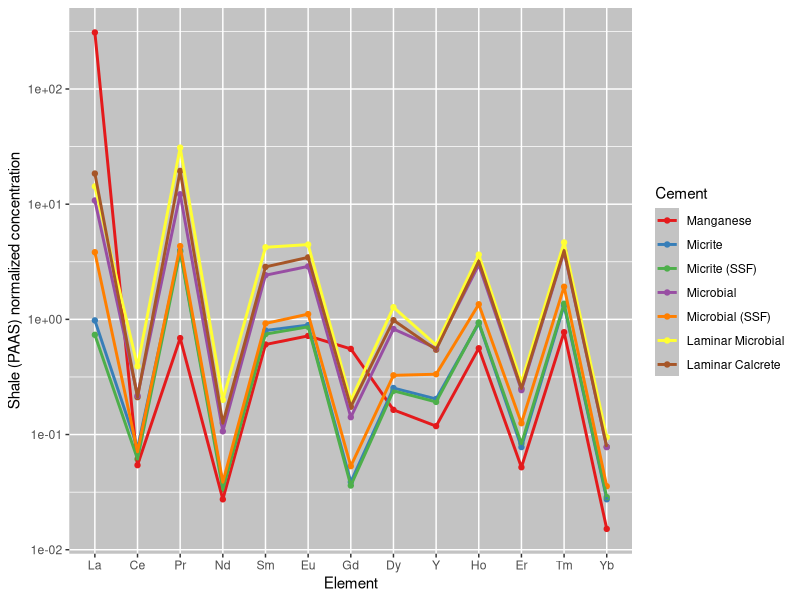
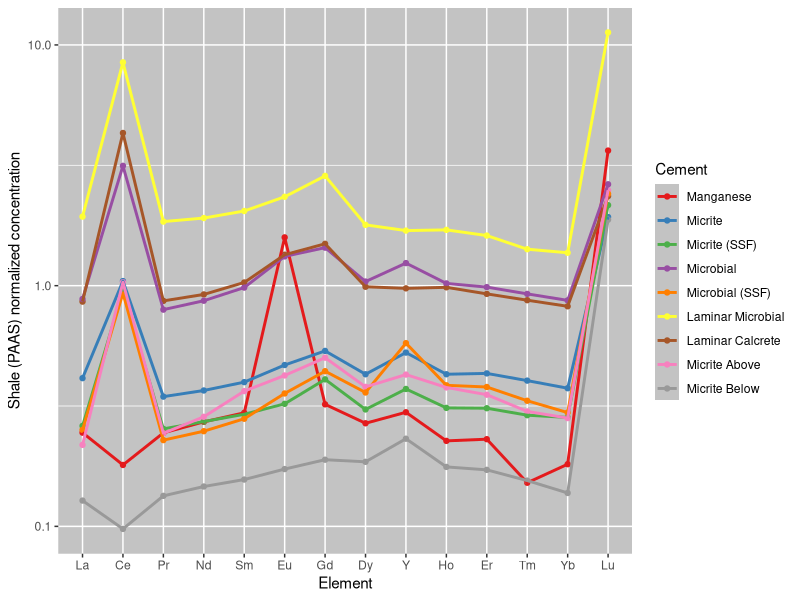
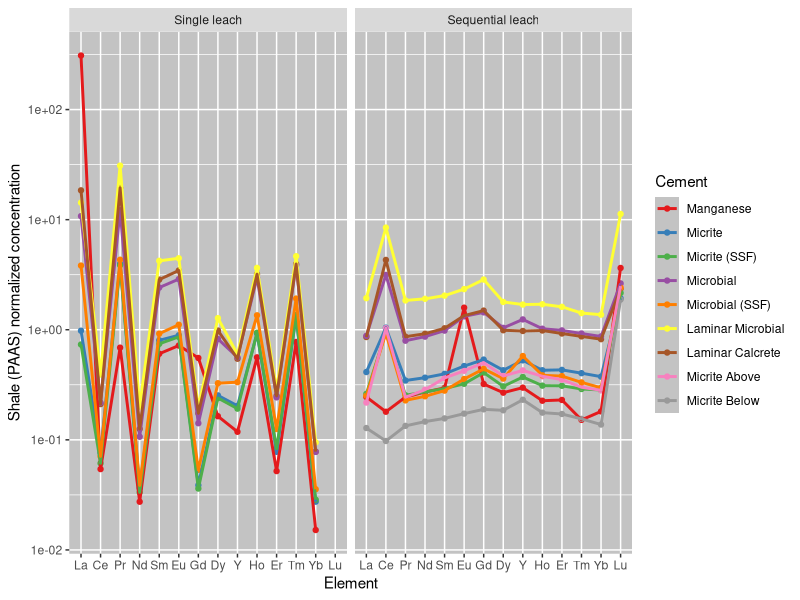
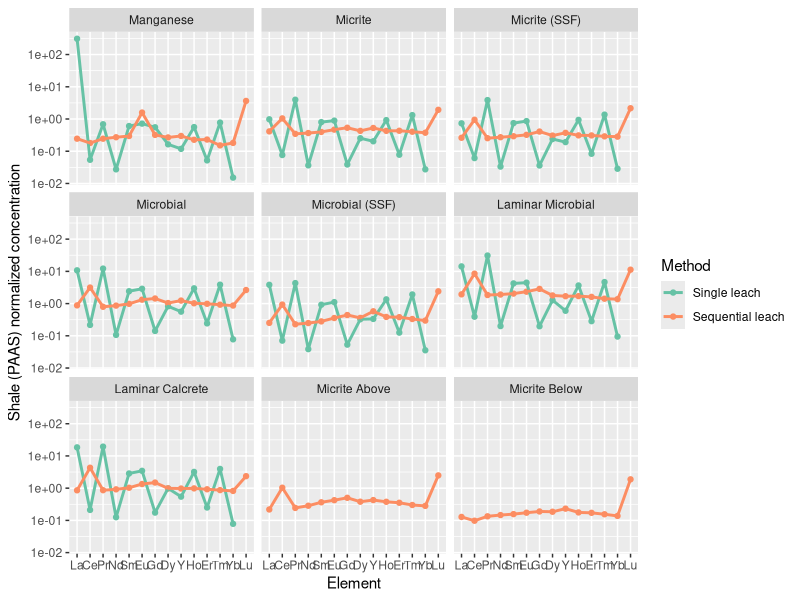
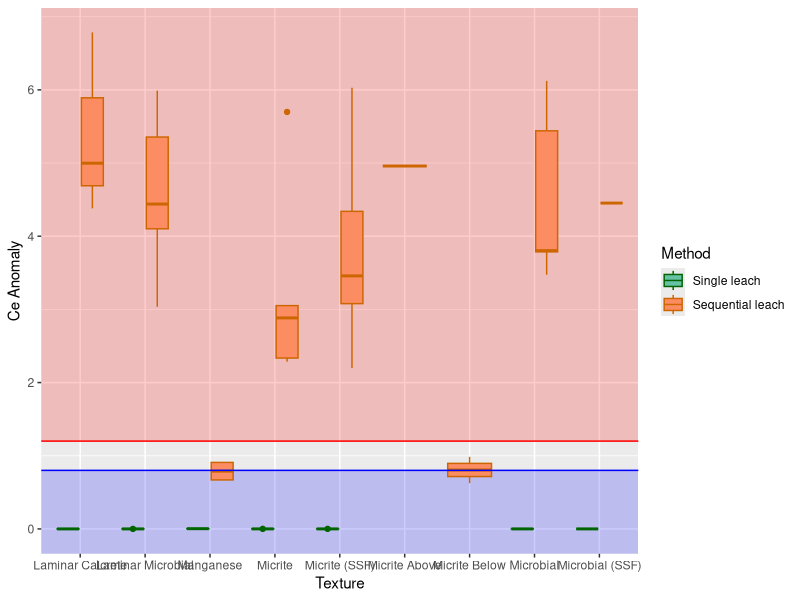
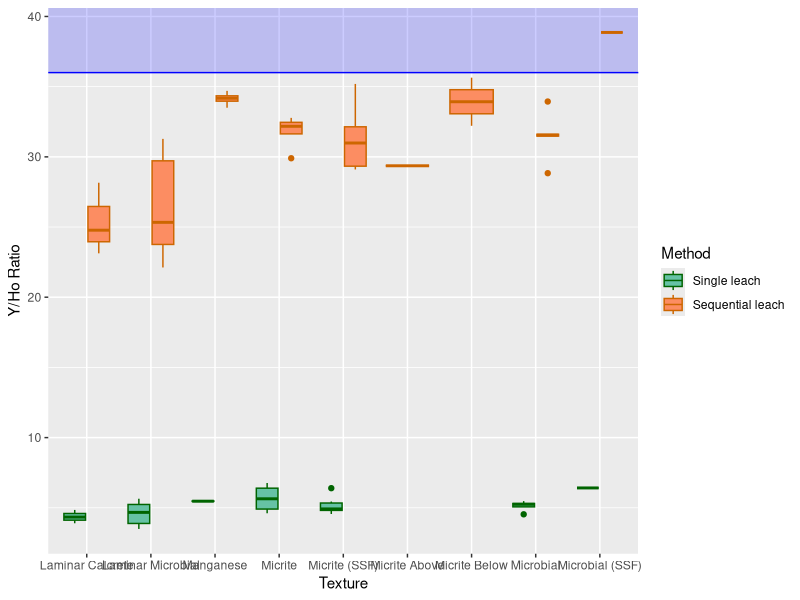
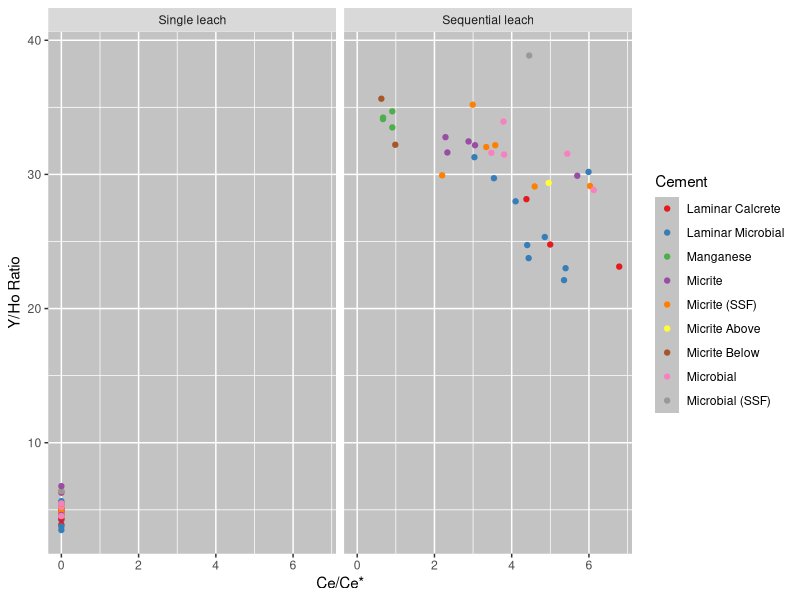
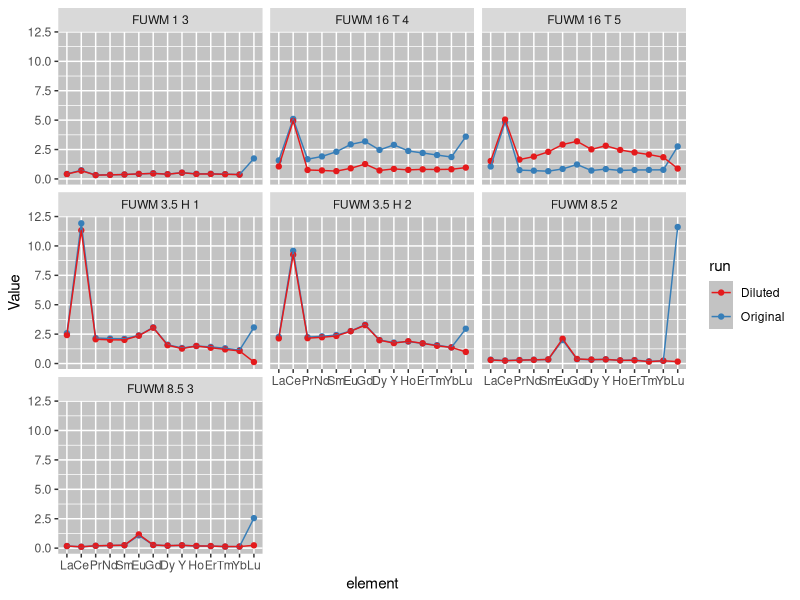

Recreate these plots in R, in order.
## ---- chunk 1
knitr::opts_chunk$set(echo = TRUE)
library(tidyverse) #for working with data
library(readxl) #for importing excel sheets
## ---- chunk 2
orig_data <- read_xlsx("ree_data_r.xlsx", 1) #data from single leach
rerun_data <- read_xlsx("jan2024 data.xlsx",4) #data for sequential leach
dil_data <- read_xlsx("jan2024 data DILUTED.xlsx",4) #data for diluted seq leach rerun
cement_data <- read_excel("ree_data_r.xlsx", 2) #cement type data for all samples
## ---- chunk 3
#rename columns to just element
orig_data <- orig_data %>%
  rename(Sample = 1, Na = 2, Mg  = 3, K = 4, Ca = 5, V = 6, Cr = 7, Fe = 8, Mn = 9, Cu = 10, Zn = 11, Rb = 12, Sr = 13, Y = 14, Mo = 15, Ba = 16, La = 17, Ce = 18, Pr = 19, Nd = 20, Sm = 21, Eu = 22, Gd = 23, Dy = 24, Ho = 25, Er = 26, Tm = 27, Yb = 28, Lu = 29, Pb = 30, U = 31)

rerun_data <- rerun_data[-1,] %>% #removes first line with no values
  rename(Sample = 1, Na = 2, Mg  = 3, K = 4, Ca = 5, V = 6, Cr = 7, Fe = 8, Mn = 9, Cu = 10, Zn = 11, Rb = 12, Sr = 13, Y = 14, Mo = 15, Ba = 16, La = 17, Ce = 18, Pr = 19, Nd = 20, Sm = 21, Eu = 22, Gd = 23, Dy = 24, Ho = 25, Er = 26, Tm = 27, Yb = 28, Lu = 29, Pb = 30, U = 31)

dil_data <- dil_data[-1,] %>% #removes first line with no values
  rename(Sample = 1, Na = 2, Mg  = 3, K = 4, Ca = 5, V = 6, Cr = 7, Fe = 8, Mn = 9, Cu = 10, Zn = 11, Rb = 12, Sr = 13, Y = 14, Mo = 15, Ba = 16, La = 17, Ce = 18, Pr = 19, Nd = 20, Sm = 21, Eu = 22, Gd = 23, Dy = 24, Ho = 25, Er = 26, Tm = 27, Yb = 28, Lu = 29, Pb = 30, U = 31)

all_rerun <- bind_rows(rerun_data, dil_data) %>% #combine both seq leach datasets
  mutate_at(2:31, as.numeric) #convert data from character to numeric
## ---- chunk 4
attach(orig_data)
orig_normalize <- orig_data %>%
  select("Sample", "La", "Ce", "Pr", "Nd", "Sm", "Eu", "Gd", "Dy", "Y", "Ho", "Er", "Tm", "Yb", "Lu") %>% #filter out non REY elements
  mutate(La = La/44.56, Ce = Ce/88.25, Pr = Pr/10.15, Nd = Nd/37.32, Sm = Sm/6.884, Eu = Eu/1.215, Gd = Gd/6.043, Dy = Dy/5.325, Y = Y/27.31, Ho = Ho/1.052, Er = Er/3.075, Tm = Tm/0.4510, Yb = Yb/3.012, Lu = Lu/0.4386) %>% #normalize values using PAAS data from Pourmand et al. 2012
    select("Sample", "La", "Ce", "Pr", "Nd", "Sm", "Eu", "Gd", "Dy", "Y", "Ho", "Er", "Tm", "Yb", "Lu") %>% #filter out non normalized values
  left_join(cement_data, by = c("Sample" = "Sample")) %>% #attach cement to each observation 
mutate(Lu = NA) #Lu was not detected, change 0 to NA


orig_normal <- data.frame(t(orig_normalize[2:15]))#transpose and remove first row containing sample names and cement row
colnames(orig_normal) <- orig_data$Sample #rename column names with sample names
orig_normal <- tibble::rownames_to_column(orig_normal, "element") %>%
  mutate(element = fct_inorder(element)) %>% #order elements
  pivot_longer(-element, names_to = "Sample", values_to = "Value") %>% #pivot data to have each element value as observation
  left_join(cement_data, by = c("Sample" = "Sample")) #attach cement to each observation
## ---- chunk 5
attach(all_rerun)
normalize <- all_rerun %>%
  select("Sample", "La", "Ce", "Pr", "Nd", "Sm", "Eu", "Gd", "Dy", "Y", "Ho", "Er", "Tm", "Yb", "Lu") %>% #filter out non REY elements
  mutate(La = La/44.56, Ce = Ce/88.25, Pr = Pr/10.15, Nd = Nd/37.32, Sm = Sm/6.884, Eu = Eu/1.215, Gd = Gd/6.043, Dy = Dy/5.325, Y = Y/27.31, Ho = Ho/1.052, Er = Er/3.075, Tm = Tm/0.4510, Yb = Yb/3.012, Lu = Lu/0.4386) %>% #normalize values using PAAS data from Pourmand et al. 2012
    select("Sample", "La", "Ce", "Pr", "Nd", "Sm", "Eu", "Gd", "Dy", "Y", "Ho", "Er", "Tm", "Yb", "Lu") %>% #filter out non normalized values
  left_join(cement_data, by = c("Sample" = "Sample")) %>%#attach cement to each observation
  mutate(Sample_group = case_when( #add new column for grouping replicates by sample name
   str_detect(Sample, " 1 3") == TRUE ~ "FUWM 1 3",
   str_detect(Sample, " 3.5 H 1") == TRUE ~ "FUWM 3.5 H 1",
   str_detect(Sample, " 3.5 H 2") == TRUE ~ "FUWM 3.5 H 2",
   str_detect(Sample, " 8.5 2") == TRUE ~ "FUWM 8.5 2",
   str_detect(Sample, " 8.5 3") == TRUE ~ "FUWM 8.5 3",
   str_detect(Sample, " 16 T 4") == TRUE ~ "FUWM 16 T 4",
   str_detect(Sample, " 16 T 5") == TRUE ~ "FUWM 16 T 5",
   .default = NA
  )) %>%
  mutate(run = case_when(str_detect(Sample, "dil") == TRUE ~ "Diluted", .default = "Original")) #add new column to label diluted replicates and original replicates


normal <- data.frame(t(normalize[2:15]))#transpose and remove first row containing sample names and cement row
colnames(normal) <- all_rerun$Sample #rename column names with sample names
normal <- tibble::rownames_to_column(normal, "element") %>%
  mutate(element = fct_inorder(element)) %>% #order elements
  pivot_longer(-element, names_to = "Sample", values_to = "Value") %>% #pivot data to have each element value as observation
  left_join(cement_data, by = c("Sample" = "Sample")) %>% #attach cement to each observation 
  mutate(Sample_group = case_when( #add new column for grouping replicates by sample name
   str_detect(Sample, " 1 3") == TRUE ~ "FUWM 1 3",
   str_detect(Sample, " 3.5 H 1") == TRUE ~ "FUWM 3.5 H 1",
   str_detect(Sample, " 3.5 H 2") == TRUE ~ "FUWM 3.5 H 2",
   str_detect(Sample, " 8.5 2") == TRUE ~ "FUWM 8.5 2",
   str_detect(Sample, " 8.5 3") == TRUE ~ "FUWM 8.5 3",
   str_detect(Sample, " 16 T 4") == TRUE ~ "FUWM 16 T 4",
   str_detect(Sample, " 16 T 5") == TRUE ~ "FUWM 16 T 5",
   .default = NA
  )) %>%
  mutate(run = case_when(str_detect(Sample, "dil") == TRUE ~ "Diluted", .default = "Original")) #add new column to label diluted replicates and original replicates

## ---- chunk 6
#calculate anomalies, formulas from Tostevin et al. 2016
orig_anomaly <- orig_normalize %>%
  mutate(
    Ce_anomaly = Ce/(Pr^2/Nd),
    Y_Ho_ratio = orig_data$Y/orig_data$Ho,
    Eu_anomaly = (2*Eu)/(Sm  + Gd),
    BSI = (2*(Sm + Gd + Dy)/3)/((La +Pr + Nd)/3+(Ho + Er +Tm +Yb +Lu)/5))

#generate summary statistics
orig_anomaly_summ <- orig_anomaly %>%
  group_by(Cement) %>%
  summarise(
    Ce_mean = mean(Ce_anomaly),
    Ce_sd = sd(Ce_anomaly),
    Ce_max = max(Ce_anomaly),
    Ce_min = min(Ce_anomaly),
    YH_mean = mean(Y_Ho_ratio),
    YH_sd = sd(Y_Ho_ratio),
    YH_max = max(Y_Ho_ratio),
    YH_min = min(Y_Ho_ratio),
    Eu_mean = mean(Eu_anomaly),
    Eu_sd = sd(Eu_anomaly),
    Eu_max = max(Eu_anomaly),
    Eu_min = min(Eu_anomaly),
    BSI_mean = mean(BSI),
    BSI_sd = sd(BSI),
    BSI_max = max(BSI),
    BSI_min = min(BSI)
  )
## ---- chunk 7
#calculate anomalies, formulas from Tostevin et al. 2016
anomaly <- normalize %>%
  mutate(
    Ce_anomaly = Ce/(Pr^2/Nd),
    Y_Ho_ratio = all_rerun$Y/all_rerun$Ho,
    Eu_anomaly = (2*Eu)/(Sm  + Gd),
    BSI = (2*(Sm + Gd + Dy)/3)/((La +Pr + Nd)/3+(Ho + Er +Tm +Yb +Lu)/5)) 

#generate summary statistics
anomaly_summ <- anomaly %>%
  group_by(Cement) %>%
  summarise(
    Ce_mean = mean(Ce_anomaly),
    Ce_sd = sd(Ce_anomaly),
    Ce_max = max(Ce_anomaly),
    Ce_min = min(Ce_anomaly),
    YH_mean = mean(Y_Ho_ratio),
    YH_sd = sd(Y_Ho_ratio),
    YH_max = max(Y_Ho_ratio),
    YH_min = min(Y_Ho_ratio),
    Eu_mean = mean(Eu_anomaly),
    Eu_sd = sd(Eu_anomaly),
    Eu_max = max(Eu_anomaly),
    Eu_min = min(Eu_anomaly),
    BSI_mean = mean(BSI),
    BSI_sd = sd(BSI),
    BSI_max = max(BSI),
    BSI_min = min(BSI)
  )
## ---- chunk 8
orig_cement_avg <- orig_normal %>%
  group_by(Cement, element) %>%
  summarise(
    n = n(),
    avg = mean(Value, na.rm = TRUE),
    sd = sd(Value)
  )
orig_cement_avg$Cement <- factor(orig_cement_avg$Cement, levels = c("Spar", "Microspar", "Manganese", "Micrite", "Micrite (SSF)", "Micrite (spicule)", "Microbial", "Microbial (SSF)", "Laminar Microbial", "Laminar Microbial (Strom)", "Laminar Microbial (sponge)", "Laminar Calcrete"))
## ---- chunk 9
cement_avg <- normal %>%
  group_by(Cement, element) %>%
  summarise(
    n = n(),
    avg = mean(Value, na.rm = TRUE),
    sd = sd(Value)
  )
cement_avg$Cement <- factor(cement_avg$Cement, levels = c("Spar", "Microspar", "Manganese", "Micrite", "Micrite (SSF)", "Micrite (spicule)", "Microbial", "Microbial (SSF)", "Laminar Microbial", "Laminar Microbial (Strom)", "Laminar Microbial (sponge)", "Laminar Calcrete", "Micrite Above", "Micrite Below"))
## ---- chunk 10
combo_data <- cement_avg %>%
  mutate(method = "Sequential leach") #%>%
#  mutate_at(2:31, as.numeric)
combo_data <- orig_cement_avg %>%
  mutate(method = "Single leach") %>%
  #mutate_at(2:31, as.numeric) %>%
  bind_rows(combo_data) %>%
  mutate(method = factor(method, levels = c("Single leach", "Sequential leach")))
## ---- chunk 11
combo_anomaly <- anomaly %>%
  mutate(method = "Sequential leach")
combo_anomaly <- orig_anomaly %>%
  mutate(method = "Single leach") %>%
  bind_rows(combo_anomaly) %>%
  mutate(method = factor(method, levels = c("Single leach", "Sequential leach")))
## ---- chunk 12
cement_aio <- orig_cement_avg %>% filter(element != "Lu") #filter out Lu due to conc. lower than detection limit
cement_aio <- ggplot(cement_aio, aes(x = element, y = avg, color = Cement)) + 
  geom_point() +
  geom_line(aes(group = Cement), size = 1) +
  scale_y_log10() +
  scale_color_brewer(palette = "Set1") +
  theme(
   panel.background = element_rect(fill = "#C3C3C3"),
    legend.key = element_rect(fill = "#C3C3C3")
    ) +
  xlab("Element") +
  ylab("Shale (PAAS) normalized concentration")
cement_aio
## ---- chunk 13
cement_aio <- ggplot(cement_avg, aes(x = element, y = avg, color = Cement)) + 
  geom_point() +
  geom_line(aes(group = Cement), size = 1) +
  scale_y_log10() +
  scale_color_brewer(palette = "Set1") +
  theme(
   panel.background = element_rect(fill = "#C3C3C3"),
    legend.key = element_rect(fill = "#C3C3C3")
    ) +
  xlab("Element") +
  ylab("Shale (PAAS) normalized concentration")
cement_aio
## ---- chunk 14
ggplot(combo_data, aes(x = element, y = avg, color = Cement)) +
  geom_point() +
  geom_line(aes(group = Cement), size = 1) +
  scale_y_log10() +
  facet_wrap(vars(method)) +
  scale_color_brewer(name = "Cement", palette = "Set1") +
  theme(
   panel.background = element_rect(fill = "#C3C3C3"),
    legend.key = element_rect(fill = "#C3C3C3")
    ) +
  xlab("Element") +
  ylab("Shale (PAAS) normalized concentration")
## ---- chunk 15
ggplot(combo_data, aes(x = element, y = avg, color = method)) +
  geom_point() +
  geom_line(aes(group = method), size = 1) +
  scale_y_log10() +
  facet_wrap(vars(Cement)) +
  scale_color_brewer(name = "Method", palette = "Set2") +
  xlab("Element") +
  ylab("Shale (PAAS) normalized concentration")
## ---- chunk 16
ggplot(data = combo_anomaly, aes(x = Cement, y = Ce_anomaly, fill = method, color = method)) +
  annotate("rect", xmin= -Inf, xmax= Inf, ymin= 1.2 , ymax= Inf, alpha=0.2, fill="red") +
  annotate("rect", xmin = -Inf, xmax = Inf, ymin = -Inf, ymax = 0.8, alpha = 0.2, fill = "blue") +
  geom_boxplot() +
  scale_color_manual(name = "Method", values = c("darkgreen", "darkorange3")) +
  scale_fill_brewer(name = "Method", palette = "Set2") +
  geom_hline(yintercept = 0.8, color = "blue") +
  geom_hline(yintercept = 1.2, color = "red") +
  xlab("Texture") +
  ylab("Ce Anomaly")
  
## ---- chunk 17
ggplot(data = combo_anomaly, aes(x = Cement, y = Y_Ho_ratio, fill = method, color = method)) +
  annotate("rect", xmin = -Inf, xmax = Inf, ymin = 36, ymax = Inf, alpha = 0.2, fill = "blue") +
  geom_boxplot() +
  scale_color_manual(name = "Method", values = c("darkgreen", "darkorange3")) +
  scale_fill_brewer(name = "Method", palette = "Set2") +
  geom_hline(yintercept = 36, color = "blue") +
  xlab("Texture") +
  ylab("Y/Ho Ratio")
  
## ---- chunk 18
ggplot(combo_anomaly, aes(x = Ce_anomaly, y = Y_Ho_ratio, color = Cement)) +
  geom_point() +
  facet_wrap(vars(method)) +
  theme(
   panel.background = element_rect(fill = "#C3C3C3"),
    legend.key = element_rect(fill = "#C3C3C3")
    ) +
  scale_color_brewer(palette = "Set1") +
  xlab("Ce/Ce*") +
  ylab("Y/Ho Ratio")

## ---- chunk 19
normal %>%
  drop_na(Sample_group) %>%
ggplot(aes(x = element, y = Value, color = run)) +
  geom_point() +
  geom_line(aes(group = Sample)) +
  facet_wrap(vars(Sample_group)) +
  scale_color_brewer(palette = "Set1")+
  theme(
   panel.background = element_rect(fill = "#C3C3C3"),
    legend.key = element_rect(fill = "#C3C3C3")
    )
## ---- chunk 20
ce_aov <- aov(data = combo_anomaly, Ce_anomaly ~ method)
summary(ce_aov)
## ---- chunk 21
ce_aov <- aov(data = combo_anomaly, Ce_anomaly ~ Cement) #ANOVA
summary(ce_aov)

tukey <- TukeyHSD(ce_aov)
tukey_results <- as.data.frame(tukey[1]) %>%
  select(Cement.p.adj)
